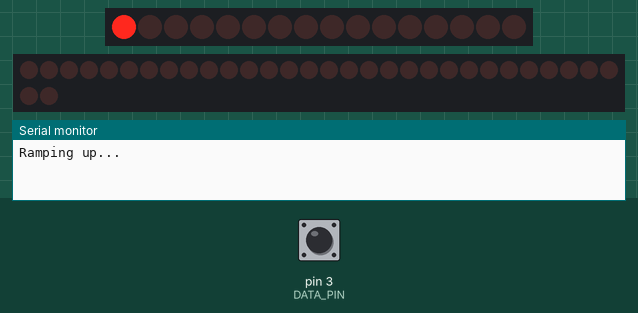
Recording of a sketch running on a simulated Arduino Uno, built with avr-gcc and run on an emulated ATmega328P. On the bench: 16 shift-register outputs drawn as a row of LEDs (first output left, lit = HIGH), 32 shift-register outputs drawn as a row of LEDs (first output left, lit = HIGH), the last lines printed to the serial monitor. Wiring (inferred from the names in the program): 2 × shift register (74HC595): latch pin 10; MR pin 8; 4 × shift register (74HC595): latch pin 2. Wiring (inferred from the signals the program sends): 2 × row of LEDs: on Q0, Q1, Q2, Q3, Q4, Q5, Q6, Q7, Q8, Q9, Q10, Q11, Q12, Q13, Q14, Q15 / on Q0, Q1, Q2, Q3, Q4, Q5, Q6, Q7, Q8, Q9, Q10, Q11, Q12, Q13, Q14, Q15, Q16, Q17, Q18, Q19, Q20, Q21, Q22, Q23, Q24, Q25, Q26, Q27, Q28, Q29, Q30, Q31. The test bench sets the inputs (shaded band); at power-on: pin 3 (DATA_PIN) HIGH.

Above: at 0.51 s.
At 0.99 s:
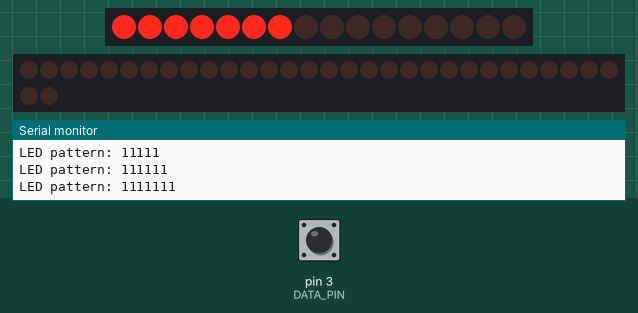
At 1.47 s:
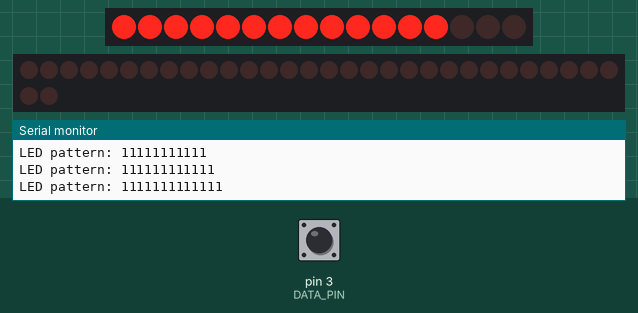
At 2.52 s:
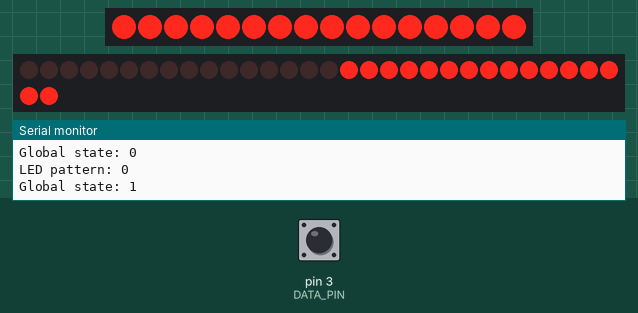
At 3.49 s:
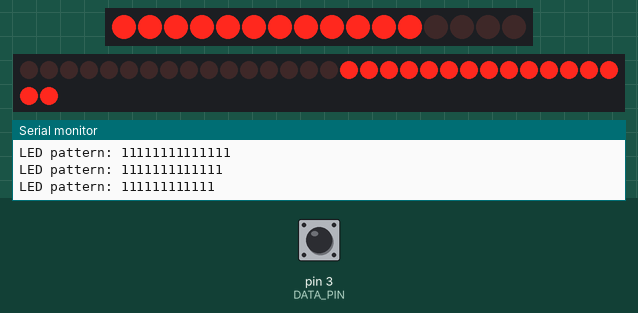
At 4.5 s:
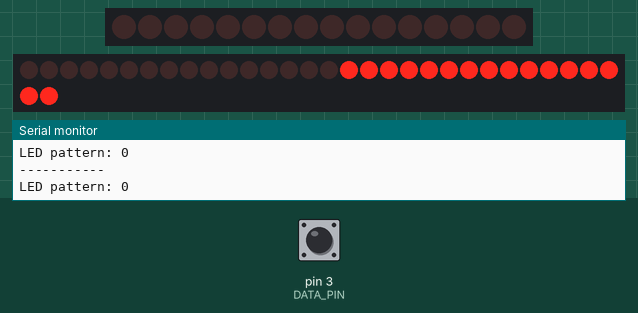
Timing chart, 0 to 6.0 s (numbered marks = the images above):
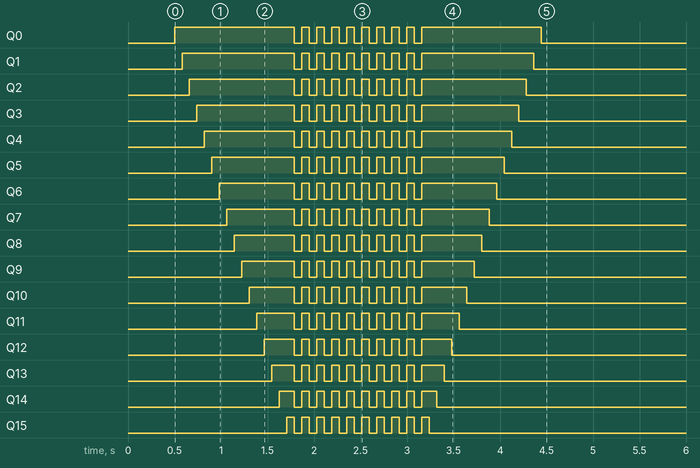

The sketch:

k11_tacho.ino
```cpp
#include <SPI.h>

/**
 * Micra K11 Tachometer
 *
 * 500 to 4000 rpm = 7 green leds
 * 4500 to 5500 rpm = 3 orange leds
 * 6000 to 7000 rpm = 3 red leds
 * 7500 to 8000 = unused
 *
 * shift light = 1 blue led
 */

#define DATA_PIN 3
#define INTERRUPT_PIN 1
#define LED_SHIFT_LIGHT_PIN 2
#define LATCH_PIN 10
#define CLEAR_PIN 8


/*----------------------------------------*/


const byte SHIFT_REGISTERS_COUNT = 2;
const byte LEDS_COUNT = SHIFT_REGISTERS_COUNT * 8;

const int LED_ILLUMINATE_RPM[LEDS_COUNT] = {500, 1000, 1500, 2000, 2500, 3000, 3500, 4000, 4500, 5000, 5500, 6000, 6500, 7000, 7500, 8000};

const int REV_LIMITER_RPM = 6500; //ecu limiter 6650rpm
const int SHIFT_LIGHT_RPM = 4000;

const byte NUMBER_OF_CYLINDERS = 4;
const byte LED_UPDATE_INTERVAL = 80;

/**
 * The Micra has a 4 stroke engine firing twice every rev.
 * This snippet, with thanks to https://github.com/deepsyx/arduino-tachometer
 * calculates the number of fires per revolution for any number of cylinders.
 */
const int FIRES_PER_REV = (360 / (720 / NUMBER_OF_CYLINDERS));

SPISettings tpic6c595(10000000UL, MSBFIRST, SPI_MODE0);


/*----------------------------------------*/

unsigned long lastUpdateTime = 0;

int sparkCount = 0;

int lastRpmValue = 0;

bool revLimiterBlink = false;

int ledPattern = 0b0000000000000000;

/*----------------------------------------*/


void setLedState(int rpm, bool limit = true, bool shift = true);

/**
 * Interrupt increment spark count.
 */
void incrementSparkCount() {
    sparkCount++;
}

void transferLedPattern() {

    SPI.beginTransaction(tpic6c595);
    digitalWrite(LATCH_PIN, LOW);

    SPI.transfer(highByte(ledPattern));
    SPI.transfer(lowByte(ledPattern));

    digitalWrite(LATCH_PIN, HIGH);
    SPI.endTransaction();

    Serial.print("LED pattern: ");
    Serial.println(String(ledPattern, BIN));
}

/**
 * Switch all leds on or off.
 */
void setGlobalState(bool state) {

    setShiftLightState(state);

    for (int i = 0; i < LEDS_COUNT; i++) {
        bitWrite(ledPattern, i, state);
    }

    Serial.print("\n");
    Serial.print("Global state: ");
    Serial.println(state);

    transferLedPattern();
}

/**
 * Switch on or off the shift light.
 */
void setShiftLightState(bool state) {
    digitalWrite(LED_SHIFT_LIGHT_PIN, state);
}

/**
 * Cycle the led state.
 */
void cycleLedState() {

    Serial.print("\n");
    Serial.println("Ramping up...");
    Serial.print("\n");

    for (int i = 0; i < LEDS_COUNT; i++) {
        setLedState(LED_ILLUMINATE_RPM[i], false, false);
        delay(LED_UPDATE_INTERVAL);
    }

    Serial.print("\n");
    Serial.println("Hitting limiter...");

    for (int i = 0; i <= LEDS_COUNT; i++) {
        setLedState(REV_LIMITER_RPM, true, false);
        delay(LED_UPDATE_INTERVAL);
    }

    Serial.print("\n");
    Serial.println("Ramping down...");
    Serial.print("\n");

    for (int i = LEDS_COUNT - 1; i >= 0; i--) {
        setLedState(LED_ILLUMINATE_RPM[i], false, false);
        delay(LED_UPDATE_INTERVAL);
    }

    setGlobalState(LOW);

    Serial.print("\n-----------\n\n");
}

/**
 * Illuminate leds based on RPM.
 */
void setLedState(int rpm, bool limit, bool shift) {

    //blink when rev limiter hit
    if (limit && rpm >= REV_LIMITER_RPM) {
        setGlobalState(revLimiterBlink);
        revLimiterBlink = !revLimiterBlink;
        return;
    }

    //illuminate shift light at set rpm
    setShiftLightState(shift && rpm >= SHIFT_LIGHT_RPM);

    //set led pattern based on rpm
    for (int i = 0; i < LEDS_COUNT; i++) {
        if (rpm >= LED_ILLUMINATE_RPM[i]) {
            bitWrite(ledPattern, i, 1);
        } else {
            bitWrite(ledPattern, i, 0);
        }
    }

    transferLedPattern();
}

/**
 * Setup and run through startup sequence.
 */
void setup() {

    pinMode(LATCH_PIN, OUTPUT);
    pinMode(CLEAR_PIN, OUTPUT);

    digitalWrite(LATCH_PIN, HIGH);
    digitalWrite(CLEAR_PIN, LOW);
    digitalWrite(CLEAR_PIN, HIGH);

    pinMode(LED_SHIFT_LIGHT_PIN, OUTPUT);

    //initialise serial
    Serial.begin(9600);

    //initialise spi
    SPI.begin();

    //run though startup sequence
    setShiftLightState(HIGH);
    delay(100);
    setShiftLightState(LOW);
    delay(100);
    setShiftLightState(HIGH);
    delay(100);
    setShiftLightState(LOW);
    delay(200);

    cycleLedState();

    //ready for data
    pinMode(DATA_PIN, INPUT_PULLUP);
    attachInterrupt(INTERRUPT_PIN, incrementSparkCount, FALLING);
}

/**
 * Update leds at configured interval based on rpm.
 */
void loop() {

    if ((millis() - lastUpdateTime) >= LED_UPDATE_INTERVAL) {

        //calculate the current rpm by multiplying the number of sparks in one update interval
        //by the number of intervals per second - finding the number of sparks in one second
        int sparksPerSecond = sparkCount * (1000 / LED_UPDATE_INTERVAL);

        //then multiply by 60 to find sparks in one minute
        int sparksPerMinute = sparksPerSecond * 60;

        //finally, divide by the number of fires per revolution to find the current rpm.
        int currentRpm = sparksPerMinute / FIRES_PER_REV;

        //find an average between the current and last rpm to provide a little smoothing
        int smoothedRpm = (currentRpm + lastRpmValue) / 2;

        setLedState(smoothedRpm);

        Serial.print("Smoothed RPM: ");
        Serial.println(smoothedRpm);
        Serial.println("\n");

        lastRpmValue = currentRpm;

        sparkCount = 0;
        lastUpdateTime = millis();
    }
}
```
